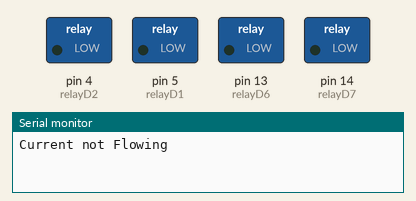
Simulated run of this sketch. Board: Arduino Uno, built with avr-gcc and run on an emulated ATmega328P. Shown: switched loads named in the sketch (green lamp = pin HIGH), the last lines printed to the serial monitor.

Above: at 2.0 s.
At 4.5 s:
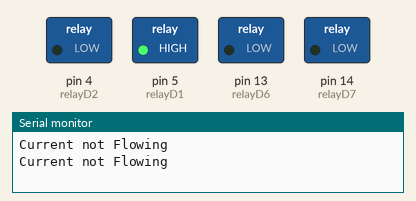
At 5.5 s:
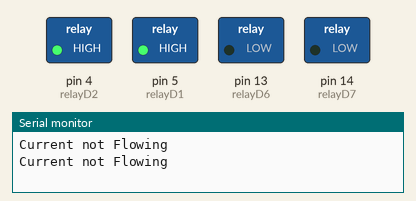
At 6.5 s:
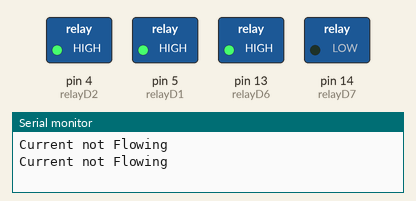
At 7.5 s:
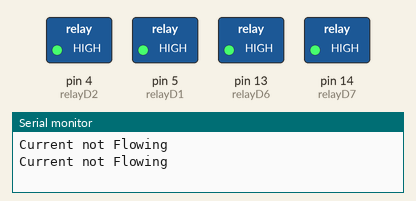
At 9.5 s:
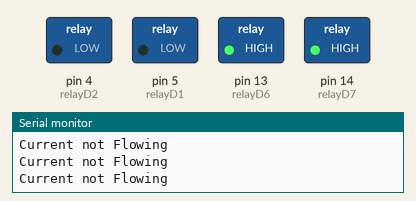
Timing chart, 0 to 10.4 s (numbered marks = the images above):
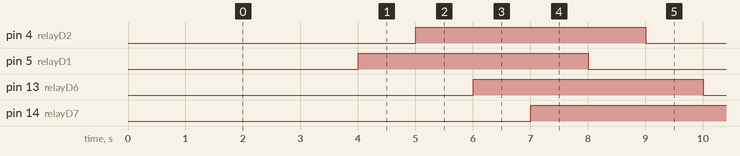

Measured:
- by itself, pin 4 (relayD2), pin 5 (relayD1), pin 13 (relayD6), pin 14 (relayD7): alternates HIGH for 4.0 s and LOW for 4.0 s
- by itself, everything shown: repeats every 8.0 s, in 8 steps

The sketch:

4-channel_relay_check.ino
```cpp
const int relayD1 = 5;
const int relayD2 = 4;
const int relayD6 = 13;
const int relayD7 = 14;


void setup() {
  Serial.begin(115200);
  pinMode(relayD1, OUTPUT);
  pinMode(relayD2, OUTPUT);
  pinMode(relayD6, OUTPUT);
  pinMode(relayD7, OUTPUT);
}

void loop() {
  // Normally Open configuration, send LOW signal to let current flow
  // (if you're usong Normally Closed configuration send HIGH signal)
  Serial.println("Current not Flowing");
  digitalWrite(relayD1, LOW);
   delay(1000);
  digitalWrite(relayD2, LOW);
   delay(1000);
  digitalWrite(relayD6, LOW);
   delay(1000);
  digitalWrite(relayD7, LOW);
   delay(1000);


  // Normally Open configuration, send HIGH signal stop current flow
  // (if you're usong Normally Closed configuration send LOW signal)
  Serial.println("Current not Flowing");
  digitalWrite(relayD1, HIGH);
   delay(1000);
  digitalWrite(relayD2, HIGH);
   delay(1000);
  digitalWrite(relayD6, HIGH);
   delay(1000);
  digitalWrite(relayD7, HIGH);
   delay(1000);
}
```
